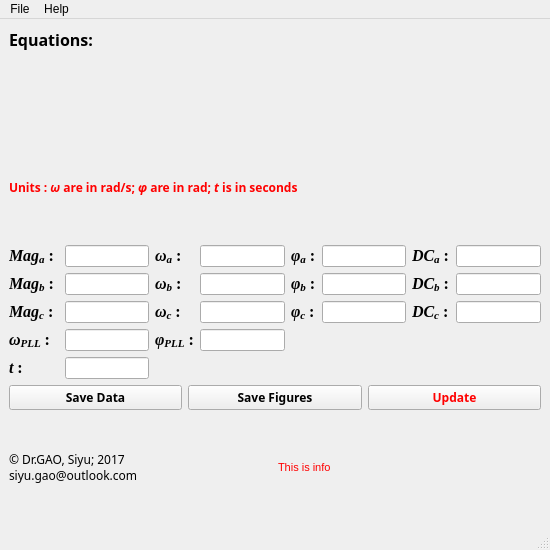
<?xml version="1.0" encoding="UTF-8"?>
<ui version="4.0">
 <class>MainWindow</class>
 <widget class="QMainWindow" name="MainWindow">
  <property name="geometry">
   <rect>
    <x>0</x>
    <y>0</y>
    <width>550</width>
    <height>550</height>
   </rect>
  </property>
  <property name="minimumSize">
   <size>
    <width>550</width>
    <height>550</height>
   </size>
  </property>
  <property name="maximumSize">
   <size>
    <width>1000</width>
    <height>1000</height>
   </size>
  </property>
  <property name="baseSize">
   <size>
    <width>550</width>
    <height>550</height>
   </size>
  </property>
  <property name="windowTitle">
   <string>Symmetrical Components © Dr. GAO, Siyu</string>
  </property>
  <widget class="QWidget" name="centralwidget">
   <layout class="QVBoxLayout" name="verticalLayout_2">
    <item>
     <widget class="QLabel" name="lbl_equations">
      <property name="font">
       <font>
        <family>Arial Unicode MS</family>
        <weight>75</weight>
        <bold>true</bold>
       </font>
      </property>
      <property name="locale">
       <locale language="English" country="UnitedStates"/>
      </property>
      <property name="text">
       <string>&lt;html&gt;&lt;head/&gt;&lt;body&gt;&lt;p&gt;&lt;span style=&quot; font-size:12pt;&quot;&gt;Equations:&lt;/span&gt;&lt;/p&gt;&lt;p&gt;&lt;img src=&quot;:/equations_/20171206__files/image004.png&quot;/&gt;&lt;/p&gt;&lt;/body&gt;&lt;/html&gt;</string>
      </property>
      <property name="textFormat">
       <enum>Qt::AutoText</enum>
      </property>
      <property name="alignment">
       <set>Qt::AlignLeading|Qt::AlignLeft|Qt::AlignTop</set>
      </property>
      <property name="margin">
       <number>-1</number>
      </property>
     </widget>
    </item>
    <item>
     <widget class="QLabel" name="lbl_units">
      <property name="font">
       <font>
        <family>Arial Unicode MS</family>
        <pointsize>9</pointsize>
        <weight>75</weight>
        <bold>true</bold>
       </font>
      </property>
      <property name="text">
       <string>&lt;html&gt;&lt;head/&gt;&lt;body&gt;&lt;p&gt;&lt;span style=&quot; color:#ff0000;&quot;&gt;Units : &lt;/span&gt;&lt;span style=&quot; font-style:italic; color:#ff0000;&quot;&gt;ω&lt;/span&gt;&lt;span style=&quot; color:#ff0000;&quot;&gt;  are in rad/s; &lt;/span&gt;&lt;span style=&quot; font-style:italic; color:#ff0000;&quot;&gt;φ&lt;/span&gt;&lt;span style=&quot; color:#ff0000;&quot;&gt;  are in rad; &lt;/span&gt;&lt;span style=&quot; font-style:italic; color:#ff0000;&quot;&gt;t&lt;/span&gt;&lt;span style=&quot; color:#ff0000;&quot;&gt;  is in seconds&lt;/span&gt;&lt;/p&gt;&lt;/body&gt;&lt;/html&gt;</string>
      </property>
     </widget>
    </item>
    <item>
     <layout class="QVBoxLayout" name="verticalLayout">
      <item>
       <layout class="QGridLayout" name="gridLayout">
        <item row="1" column="1">
         <widget class="QLineEdit" name="ledt_phaseBMag">
          <property name="toolTip">
           <string>The magnitude of Phase-B input</string>
          </property>
         </widget>
        </item>
        <item row="0" column="2">
         <widget class="QLabel" name="lbl_phaseAOmega">
          <property name="font">
           <font>
            <family>Times New Roman</family>
            <pointsize>12</pointsize>
            <weight>75</weight>
            <italic>true</italic>
            <bold>true</bold>
           </font>
          </property>
          <property name="text">
           <string>&lt;html&gt;&lt;head/&gt;&lt;body&gt;&lt;p&gt;ω&lt;span style=&quot; vertical-align:sub;&quot;&gt;a&lt;/span&gt;&lt;span style=&quot; font-style:normal;&quot;&gt; :&lt;/span&gt;&lt;/p&gt;&lt;/body&gt;&lt;/html&gt;</string>
          </property>
         </widget>
        </item>
        <item row="2" column="7">
         <widget class="QLineEdit" name="ledt_phaseCDC">
          <property name="toolTip">
           <string>The initial phase of Phase-C input</string>
          </property>
         </widget>
        </item>
        <item row="0" column="6">
         <widget class="QLabel" name="lbl_phaseADC">
          <property name="font">
           <font>
            <family>Times New Roman</family>
            <pointsize>12</pointsize>
            <weight>75</weight>
            <italic>true</italic>
            <bold>true</bold>
           </font>
          </property>
          <property name="text">
           <string>&lt;html&gt;&lt;head/&gt;&lt;body&gt;&lt;p&gt;DC&lt;span style=&quot; vertical-align:sub;&quot;&gt;a&lt;/span&gt;&lt;span style=&quot; font-style:normal;&quot;&gt; :&lt;/span&gt;&lt;/p&gt;&lt;/body&gt;&lt;/html&gt;</string>
          </property>
         </widget>
        </item>
        <item row="1" column="7">
         <widget class="QLineEdit" name="ledt_phaseBDC">
          <property name="toolTip">
           <string>The initial phase of Phase-B input</string>
          </property>
         </widget>
        </item>
        <item row="0" column="7">
         <widget class="QLineEdit" name="ledt_phaseADC">
          <property name="toolTip">
           <string>The initial phase of Phase-A input</string>
          </property>
         </widget>
        </item>
        <item row="1" column="6">
         <widget class="QLabel" name="lbl_phaseBDC">
          <property name="font">
           <font>
            <family>Times New Roman</family>
            <pointsize>12</pointsize>
            <weight>75</weight>
            <italic>true</italic>
            <bold>true</bold>
           </font>
          </property>
          <property name="text">
           <string>&lt;html&gt;&lt;head/&gt;&lt;body&gt;&lt;p&gt;DC&lt;span style=&quot; vertical-align:sub;&quot;&gt;b&lt;/span&gt;&lt;span style=&quot; font-style:normal;&quot;&gt; :&lt;/span&gt;&lt;/p&gt;&lt;/body&gt;&lt;/html&gt;</string>
          </property>
         </widget>
        </item>
        <item row="3" column="0">
         <widget class="QLabel" name="lbl_pllOmega">
          <property name="font">
           <font>
            <family>Times New Roman</family>
            <pointsize>12</pointsize>
            <weight>75</weight>
            <italic>true</italic>
            <bold>true</bold>
           </font>
          </property>
          <property name="text">
           <string>&lt;html&gt;&lt;head/&gt;&lt;body&gt;&lt;p&gt;ω&lt;span style=&quot; vertical-align:sub;&quot;&gt;PLL&lt;/span&gt;&lt;span style=&quot; font-style:normal;&quot;&gt; :&lt;/span&gt;&lt;/p&gt;&lt;/body&gt;&lt;/html&gt;</string>
          </property>
         </widget>
        </item>
        <item row="3" column="1">
         <widget class="QLineEdit" name="ledt_pllOmega">
          <property name="toolTip">
           <string>The angular frequency of the PLL</string>
          </property>
         </widget>
        </item>
        <item row="2" column="3">
         <widget class="QLineEdit" name="ledt_phaseCOmega">
          <property name="toolTip">
           <string>The angular frequency of Phase-C input</string>
          </property>
         </widget>
        </item>
        <item row="2" column="2">
         <widget class="QLabel" name="lbl_phaseCOmega">
          <property name="font">
           <font>
            <family>Times New Roman</family>
            <pointsize>12</pointsize>
            <weight>75</weight>
            <italic>true</italic>
            <bold>true</bold>
           </font>
          </property>
          <property name="text">
           <string>&lt;html&gt;&lt;head/&gt;&lt;body&gt;&lt;p&gt;ω&lt;span style=&quot; vertical-align:sub;&quot;&gt;c&lt;/span&gt;&lt;span style=&quot; font-style:normal;&quot;&gt; :&lt;/span&gt;&lt;/p&gt;&lt;/body&gt;&lt;/html&gt;</string>
          </property>
         </widget>
        </item>
        <item row="2" column="5">
         <widget class="QLineEdit" name="ledt_phaseCPhi">
          <property name="toolTip">
           <string>The initial phase of Phase-C input</string>
          </property>
         </widget>
        </item>
        <item row="2" column="4">
         <widget class="QLabel" name="lbl_phaseCPhi">
          <property name="font">
           <font>
            <family>Times New Roman</family>
            <pointsize>12</pointsize>
            <weight>75</weight>
            <italic>true</italic>
            <bold>true</bold>
           </font>
          </property>
          <property name="text">
           <string>&lt;html&gt;&lt;head/&gt;&lt;body&gt;&lt;p&gt;&amp;phi;&lt;span style=&quot; vertical-align:sub;&quot;&gt;c&lt;/span&gt;&lt;span style=&quot; font-style:normal;&quot;&gt; :&lt;/span&gt;&lt;/p&gt;&lt;/body&gt;&lt;/html&gt;</string>
          </property>
         </widget>
        </item>
        <item row="3" column="3">
         <widget class="QLineEdit" name="ledt_pllPhi">
          <property name="toolTip">
           <string>The initial phase of the PLL</string>
          </property>
         </widget>
        </item>
        <item row="4" column="1">
         <widget class="QLineEdit" name="ledt_time">
          <property name="toolTip">
           <string>The total time</string>
          </property>
         </widget>
        </item>
        <item row="1" column="3">
         <widget class="QLineEdit" name="ledt_phaseBOmega">
          <property name="toolTip">
           <string>The angular frequency of Phase-B input</string>
          </property>
         </widget>
        </item>
        <item row="1" column="4">
         <widget class="QLabel" name="lbl_phaseBPhi">
          <property name="font">
           <font>
            <family>Times New Roman</family>
            <pointsize>12</pointsize>
            <weight>75</weight>
            <italic>true</italic>
            <bold>true</bold>
           </font>
          </property>
          <property name="text">
           <string>&lt;html&gt;&lt;head/&gt;&lt;body&gt;&lt;p&gt;&amp;phi;&lt;span style=&quot; vertical-align:sub;&quot;&gt;b&lt;/span&gt;&lt;span style=&quot; font-style:normal;&quot;&gt; :&lt;/span&gt;&lt;/p&gt;&lt;/body&gt;&lt;/html&gt;</string>
          </property>
         </widget>
        </item>
        <item row="1" column="2">
         <widget class="QLabel" name="lbl_phaseBOmega">
          <property name="font">
           <font>
            <family>Times New Roman</family>
            <pointsize>12</pointsize>
            <weight>75</weight>
            <italic>true</italic>
            <bold>true</bold>
           </font>
          </property>
          <property name="text">
           <string>&lt;html&gt;&lt;head/&gt;&lt;body&gt;&lt;p&gt;ω&lt;span style=&quot; vertical-align:sub;&quot;&gt;b&lt;/span&gt;&lt;span style=&quot; font-style:normal;&quot;&gt; :&lt;/span&gt;&lt;/p&gt;&lt;/body&gt;&lt;/html&gt;</string>
          </property>
         </widget>
        </item>
        <item row="0" column="3">
         <widget class="QLineEdit" name="ledt_phaseAOmega">
          <property name="toolTip">
           <string>The angular frequency of Phase-A input</string>
          </property>
         </widget>
        </item>
        <item row="1" column="0">
         <widget class="QLabel" name="lbl_phaseBMag">
          <property name="font">
           <font>
            <family>Times New Roman</family>
            <pointsize>12</pointsize>
            <weight>75</weight>
            <italic>true</italic>
            <bold>true</bold>
           </font>
          </property>
          <property name="text">
           <string>&lt;html&gt;&lt;head/&gt;&lt;body&gt;&lt;p&gt;Mag&lt;span style=&quot; vertical-align:sub;&quot;&gt;b&lt;/span&gt;&lt;span style=&quot; font-style:normal;&quot;&gt; : &lt;/span&gt;&lt;/p&gt;&lt;/body&gt;&lt;/html&gt;</string>
          </property>
         </widget>
        </item>
        <item row="0" column="4">
         <widget class="QLabel" name="lbl_phaseAPhi">
          <property name="font">
           <font>
            <family>Times New Roman</family>
            <pointsize>12</pointsize>
            <weight>75</weight>
            <italic>true</italic>
            <bold>true</bold>
           </font>
          </property>
          <property name="text">
           <string>&lt;html&gt;&lt;head/&gt;&lt;body&gt;&lt;p&gt;&amp;phi;&lt;span style=&quot; vertical-align:sub;&quot;&gt;a&lt;/span&gt;&lt;span style=&quot; font-style:normal;&quot;&gt; :&lt;/span&gt;&lt;/p&gt;&lt;/body&gt;&lt;/html&gt;</string>
          </property>
         </widget>
        </item>
        <item row="0" column="0">
         <widget class="QLabel" name="lbl_phaseAMag">
          <property name="font">
           <font>
            <family>Times New Roman</family>
            <pointsize>12</pointsize>
            <weight>75</weight>
            <italic>true</italic>
            <bold>true</bold>
           </font>
          </property>
          <property name="text">
           <string>&lt;html&gt;&lt;head/&gt;&lt;body&gt;&lt;p&gt;Mag&lt;span style=&quot; vertical-align:sub;&quot;&gt;a&lt;/span&gt;&lt;span style=&quot; font-style:normal;&quot;&gt; : &lt;/span&gt;&lt;/p&gt;&lt;/body&gt;&lt;/html&gt;</string>
          </property>
         </widget>
        </item>
        <item row="3" column="2">
         <widget class="QLabel" name="lbl_pllPhase">
          <property name="font">
           <font>
            <family>Times New Roman</family>
            <pointsize>12</pointsize>
            <weight>75</weight>
            <italic>true</italic>
            <bold>true</bold>
           </font>
          </property>
          <property name="text">
           <string>&lt;html&gt;&lt;head/&gt;&lt;body&gt;&lt;p&gt;&amp;phi;&lt;span style=&quot; vertical-align:sub;&quot;&gt;PLL&lt;/span&gt;&lt;span style=&quot; font-style:normal;&quot;&gt; :&lt;/span&gt;&lt;/p&gt;&lt;/body&gt;&lt;/html&gt;</string>
          </property>
         </widget>
        </item>
        <item row="4" column="0">
         <widget class="QLabel" name="lbl_time">
          <property name="font">
           <font>
            <family>Times New Roman</family>
            <pointsize>12</pointsize>
            <weight>75</weight>
            <italic>true</italic>
            <bold>true</bold>
           </font>
          </property>
          <property name="text">
           <string>&lt;html&gt;&lt;head/&gt;&lt;body&gt;&lt;p&gt;t&lt;span style=&quot; font-style:normal;&quot;&gt; : &lt;/span&gt;&lt;/p&gt;&lt;/body&gt;&lt;/html&gt;</string>
          </property>
         </widget>
        </item>
        <item row="0" column="1">
         <widget class="QLineEdit" name="ledt_phaseAMag">
          <property name="toolTip">
           <string>The magnitude of Phase-A input</string>
          </property>
         </widget>
        </item>
        <item row="2" column="1">
         <widget class="QLineEdit" name="ledt_phaseCMag">
          <property name="toolTip">
           <string>The magnitude of Phase-C input</string>
          </property>
         </widget>
        </item>
        <item row="0" column="5">
         <widget class="QLineEdit" name="ledt_phaseAPhi">
          <property name="toolTip">
           <string>The initial phase of Phase-A input</string>
          </property>
         </widget>
        </item>
        <item row="2" column="0">
         <widget class="QLabel" name="lbl_phaseCMag">
          <property name="font">
           <font>
            <family>Times New Roman</family>
            <pointsize>12</pointsize>
            <weight>75</weight>
            <italic>true</italic>
            <bold>true</bold>
           </font>
          </property>
          <property name="text">
           <string>&lt;html&gt;&lt;head/&gt;&lt;body&gt;&lt;p&gt;Mag&lt;span style=&quot; vertical-align:sub;&quot;&gt;c&lt;/span&gt;&lt;span style=&quot; font-style:normal;&quot;&gt; : &lt;/span&gt;&lt;/p&gt;&lt;/body&gt;&lt;/html&gt;</string>
          </property>
         </widget>
        </item>
        <item row="1" column="5">
         <widget class="QLineEdit" name="ledt_phaseBPhi">
          <property name="toolTip">
           <string>The initial phase of Phase-B input</string>
          </property>
         </widget>
        </item>
        <item row="2" column="6">
         <widget class="QLabel" name="lbl_phaseCDC">
          <property name="font">
           <font>
            <family>Times New Roman</family>
            <pointsize>12</pointsize>
            <weight>75</weight>
            <italic>true</italic>
            <bold>true</bold>
           </font>
          </property>
          <property name="text">
           <string>&lt;html&gt;&lt;head/&gt;&lt;body&gt;&lt;p&gt;DC&lt;span style=&quot; vertical-align:sub;&quot;&gt;c&lt;/span&gt;&lt;span style=&quot; font-style:normal;&quot;&gt; :&lt;/span&gt;&lt;/p&gt;&lt;/body&gt;&lt;/html&gt;</string>
          </property>
         </widget>
        </item>
       </layout>
      </item>
      <item>
       <layout class="QHBoxLayout" name="horizontalLayout">
        <item>
         <widget class="QPushButton" name="btn_saveData">
          <property name="font">
           <font>
            <family>Arial Unicode MS</family>
            <weight>75</weight>
            <bold>true</bold>
           </font>
          </property>
          <property name="text">
           <string>Save Data</string>
          </property>
         </widget>
        </item>
        <item>
         <widget class="QPushButton" name="btn_saveFigures">
          <property name="font">
           <font>
            <family>Arial Unicode MS</family>
            <weight>75</weight>
            <bold>true</bold>
           </font>
          </property>
          <property name="text">
           <string>Save Figures</string>
          </property>
         </widget>
        </item>
        <item>
         <widget class="QPushButton" name="btn_update">
          <property name="font">
           <font>
            <family>Arial Unicode MS</family>
            <weight>75</weight>
            <bold>true</bold>
           </font>
          </property>
          <property name="styleSheet">
           <string notr="true">color: rgb(255, 0, 0);</string>
          </property>
          <property name="text">
           <string>Update</string>
          </property>
         </widget>
        </item>
       </layout>
      </item>
     </layout>
    </item>
    <item>
     <layout class="QHBoxLayout" name="horizontalLayout_2">
      <item>
       <widget class="QLabel" name="lbl_copyright">
        <property name="baseSize">
         <size>
          <width>0</width>
          <height>0</height>
         </size>
        </property>
        <property name="font">
         <font>
          <family>Arial Unicode MS</family>
         </font>
        </property>
        <property name="locale">
         <locale language="English" country="UnitedKingdom"/>
        </property>
        <property name="text">
         <string>© Dr.GAO, Siyu; 2017
siyu.gao@outlook.com</string>
        </property>
       </widget>
      </item>
      <item>
       <widget class="QLabel" name="lbl_info">
        <property name="baseSize">
         <size>
          <width>0</width>
          <height>0</height>
         </size>
        </property>
        <property name="font">
         <font>
          <family>Arial</family>
          <pointsize>8</pointsize>
          <weight>9</weight>
          <italic>false</italic>
          <bold>false</bold>
         </font>
        </property>
        <property name="styleSheet">
         <string notr="true">font: 75 8pt &quot;Arial&quot;;
color: rgb(255, 0, 0);</string>
        </property>
        <property name="locale">
         <locale language="English" country="UnitedKingdom"/>
        </property>
        <property name="text">
         <string>This is info</string>
        </property>
       </widget>
      </item>
     </layout>
    </item>
   </layout>
   <zorder>lbl_equations</zorder>
   <zorder>lbl_units</zorder>
   <zorder>lbl_copyright</zorder>
   <zorder></zorder>
   <zorder>lbl_info</zorder>
  </widget>
  <widget class="QMenuBar" name="menubar">
   <property name="geometry">
    <rect>
     <x>0</x>
     <y>0</y>
     <width>550</width>
     <height>26</height>
    </rect>
   </property>
   <widget class="QMenu" name="menu_file">
    <property name="title">
     <string>File</string>
    </property>
    <addaction name="separator"/>
    <addaction name="file_Update"/>
    <addaction name="file_saveData"/>
    <addaction name="file_saveFigures"/>
    <addaction name="file_saveSetting"/>
    <addaction name="file_Exit"/>
   </widget>
   <widget class="QMenu" name="menu_help">
    <property name="title">
     <string>Help</string>
    </property>
    <addaction name="help_Documentation"/>
    <addaction name="separator"/>
    <addaction name="help_About"/>
   </widget>
   <addaction name="menu_file"/>
   <addaction name="menu_help"/>
  </widget>
  <widget class="QStatusBar" name="statusbar"/>
  <action name="file_saveData">
   <property name="text">
    <string>Save Data</string>
   </property>
   <property name="shortcut">
    <string>Ctrl+Shift+S</string>
   </property>
  </action>
  <action name="help_Documentation">
   <property name="text">
    <string>Documentation</string>
   </property>
  </action>
  <action name="help_About">
   <property name="text">
    <string>About</string>
   </property>
  </action>
  <action name="file_saveSetting">
   <property name="text">
    <string>Save Setting</string>
   </property>
  </action>
  <action name="file_Exit">
   <property name="text">
    <string>Exit</string>
   </property>
  </action>
  <action name="file_saveFigures">
   <property name="text">
    <string>Save Figures</string>
   </property>
   <property name="shortcut">
    <string>Ctrl+S</string>
   </property>
  </action>
  <action name="file_Update">
   <property name="text">
    <string>Update</string>
   </property>
   <property name="shortcut">
    <string>Ctrl+U</string>
   </property>
  </action>
 </widget>
 <tabstops>
  <tabstop>ledt_phaseAMag</tabstop>
  <tabstop>ledt_phaseBMag</tabstop>
  <tabstop>ledt_phaseCMag</tabstop>
  <tabstop>ledt_phaseAOmega</tabstop>
  <tabstop>ledt_phaseBOmega</tabstop>
  <tabstop>ledt_phaseCOmega</tabstop>
  <tabstop>ledt_phaseAPhi</tabstop>
  <tabstop>ledt_phaseBPhi</tabstop>
  <tabstop>ledt_phaseCPhi</tabstop>
  <tabstop>ledt_phaseADC</tabstop>
  <tabstop>ledt_phaseBDC</tabstop>
  <tabstop>ledt_phaseCDC</tabstop>
  <tabstop>ledt_pllOmega</tabstop>
  <tabstop>ledt_pllPhi</tabstop>
  <tabstop>ledt_time</tabstop>
  <tabstop>btn_update</tabstop>
  <tabstop>btn_saveFigures</tabstop>
  <tabstop>btn_saveData</tabstop>
 </tabstops>
 <resources>
  <include location="images/equations.qrc"/>
 </resources>
 <connections>
  <connection>
   <sender>file_Exit</sender>
   <signal>triggered()</signal>
   <receiver>MainWindow</receiver>
   <slot>close()</slot>
   <hints>
    <hint type="sourcelabel">
     <x>-1</x>
     <y>-1</y>
    </hint>
    <hint type="destinationlabel">
     <x>267</x>
     <y>210</y>
    </hint>
   </hints>
  </connection>
 </connections>
</ui>
